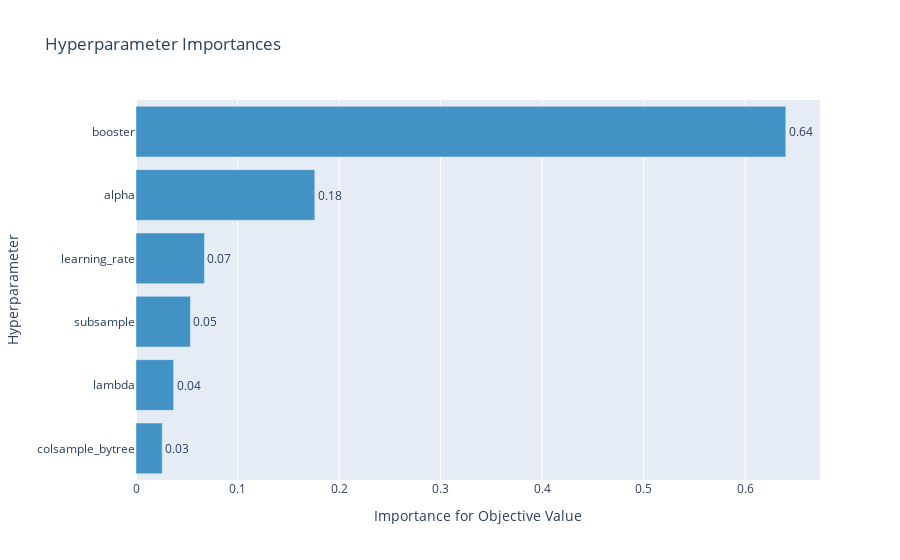

Here is the notebook cell this chart was saved with:
### Code cell
plot_param_importances(study)

### Figure 1 — Plotly figure (JSON) as saved in the notebook; plotly's stock layout.template omitted (floating-point values rounded to 4 significant figures)
{"data": [{"cliponaxis": false, "hovertemplate": ["colsample_bytree (FloatDistribution): 0.025822721652670907<extra></extra>", "lambda (FloatDistribution): 0.037048571068748586<extra></extra>", "subsample (FloatDistribution): 0.053589766364299574<extra></extra>", "learning_rate (FloatDistribution): 0.06743772709787152<extra></extra>", "alpha (FloatDistribution): 0.17610599970992907<extra></extra>", "booster (CategoricalDistribution): 0.6399952141064804<extra></extra>"], "marker": {"color": "rgb(66,146,198)"}, "orientation": "h", "text": ["0.03", "0.04", "0.05", "0.07", "0.18", "0.64"], "textposition": "outside", "type": "bar", "x": [0.02582, 0.03705, 0.05359, 0.06744, 0.1761, 0.64], "y": ["colsample_bytree", "lambda", "subsample", "learning_rate", "alpha", "booster"]}], "layout": {"showlegend": false, "title": {"text": "Hyperparameter Importances"}, "xaxis": {"title": {"text": "Importance for Objective Value"}}, "yaxis": {"title": {"text": "Hyperparameter"}}}}
